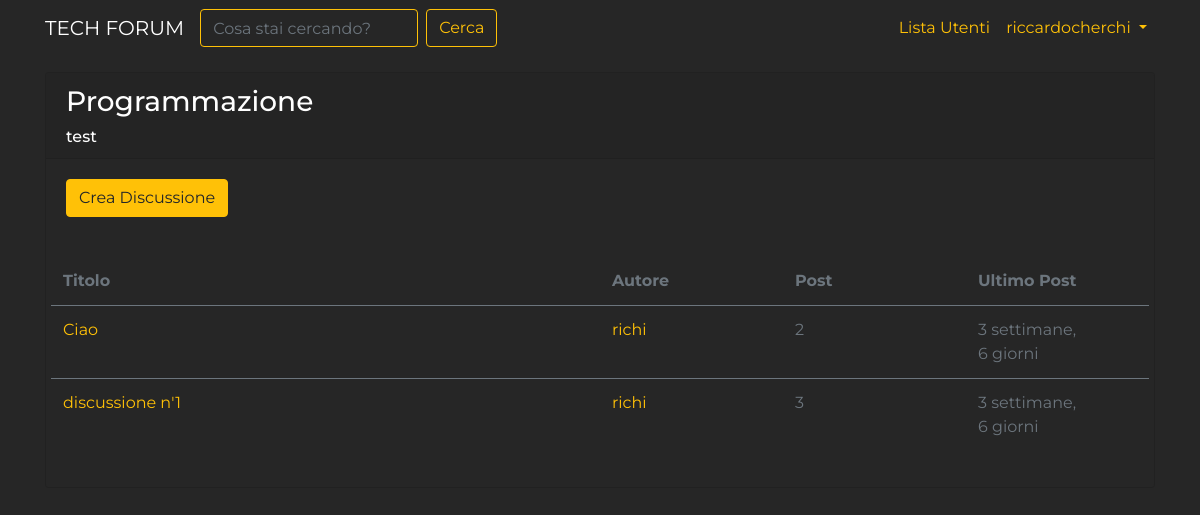
The page /forum/sezione/3 (signed in) on the database its author committed.
### forum/models.py (models this page shows, shortened)
class Sezione(models.Model):
    nome_sezione = models.CharField(max_length= 80)
    descrizione = models.CharField(max_length=150, blank=True, null=True)
    logo_sezione = models.ImageField(blank=True, null=True)
    class Meta:
        verbose_name = "Sezione"
        verbose_name_plural = "Sezioni"

class Discussione(models.Model):
    titolo = models.CharField(max_length=120)
    data_creazione = models.DateTimeField(auto_now_add=True)
    autore_discussione = models.ForeignKey(User, on_delete=models.CASCADE, related_name="discussioni", null=True)
    sezione_appartenenza = models.ForeignKey(Sezione, on_delete=models.CASCADE, related_name="sezioni", null=True)
    def get_absolute_url(self):
        return reverse("discussione_view", kwargs={"pk": self.pk})
    class Meta:
        verbose_name = "Discussione"
        verbose_name_plural = "Discussioni"

class Post(models.Model):
    autore_post = models.ForeignKey(User, on_delete=models.CASCADE, related_name="posts", blank=True, null=True)
    contenuto = models.TextField()
    data_creazione = models.DateTimeField(auto_now_add=True)
    discussione = models.ForeignKey(Discussione, on_delete=models.CASCADE, blank=True, null=True)

### forum/views.py (the view)
# urls.py: path('sezione/<int:pk>', views.visualizzaSezione, name="sezione_view"),
def visualizzaSezione(request, pk):
    sezione = get_object_or_404(Sezione, pk=pk)
    discussioni_sezione = Discussione.objects.filter(sezione_appartenenza=sezione).order_by("-data_creazione")
    context = {"sezione": sezione, "discussioni": discussioni_sezione}
    return render(request, 'forum/singola_sezione.html', context)

### forum/templates/forum/singola_sezione.html (shortened to what this page needs)
{% extends 'base.html' %}
{% block content %}
    <div class="card my-3">
        <div class="card-header">
            <h3>{{ sezione.nome_sezione }}</h3>
            <h6 class="card-text">{{ sezione.descrizione }}</h6>
        </div>
        <div class="card-body">
            {% if request.user.is_authenticated %}
                <a class="btn btn-warning mb-4" href="{% url 'crea_dicsussione' pk=sezione.pk %}">Crea Discussione</a>
            {% else %}
                <p class="text-muted mb-4">Accedi per scrivere una nuova discussione</p>
            {% endif %}
            <table class="table mt-3">
                <thead>
                    <tr class="row">
                        <th class="col-lg-6 col-4">Titolo</th>
                        <th class="col-lg-2 col-3">Autore</th>
                        <th class="col-lg-2 col-2">Post</th>
                        <th class="col-lg-2 col-3">Ultimo Post</th>
                    </tr>
                </thead>
                <tbody>
                    <tr class="row">
                        {% for discussione in discussioni %}
                            <td class="col-lg-6 col-4"><a href="{{ discussione.get_absolute_url }}">{{ discussione.titolo }}</a></td>
                            <td class="col-lg-2 col-3"><a href="{% url 'user_profile' username=discussione.autore_discussione.username %}">{{ discussione.autore_discussione }}</a></td>
                            <td class="col-lg-2 col-2">{{ discussione.post_set.count }}</td>
                            <td class="col-lg-2 col-3">{{ discussione.post_set.last.data_creazione|timesince }}</td>
                        {% endfor %}
                    </tr>
                </tbody>
            </table>
        </div>
    </div>
{% endblock content %}

### templates/base.html (shortened to what this page needs)
{% load static %}
<!doctype html>
<html lang="en">
  <head>
    <link rel="stylesheet" href="https://stackpath.bootstrapcdn.com/bootstrap/4.3.1/css/bootstrap.min.css">
    <link rel="stylesheet" href="{% static 'agora.css' %}">
  </head>
  <body>
    <nav class="navbar navbar-expand-lg navbar-dark bg-color" style="background-color:#262626;">
    <div class="container">
      <a class="navbar-brand" href="/">TECH FORUM</a>
      <div class="collapse navbar-collapse" id="navbarSupportedContent">
      <form action="{% url 'funzione_cerca' %}" class="form-inline my-2 my-lg-0">
          <input name="q" class="form-control mr-sm-2" type="search" placeholder="Cosa stai cercando?" aria-label="Search">
          <button class="btn btn-outline-warning my-2 my-sm-0" type="submit">Cerca</button>
        </form>
        <ul class="navbar-nav ml-auto">
          <li class="nav-item">
            <a class="nav-link" href="{% url 'user_list' %}">Lista Utenti<span class="sr-only">(current)</span></a>
          </li>
            {% if request.user.is_authenticated %}
              <li class="nav-item dropdown">
                <a class="nav-link dropdown-toggle" href="#" id="navbarDropdown" role="button" data-toggle="dropdown" aria-haspopup="true" aria-expanded="false">
                  {{ request.user.username }}
                </a>
              </li>
            {% endif %}
        </ul>
      </div>
     </div>
    </nav>
    <div class="container">
        {% block content %}
        {% endblock content %}
    </div>
  </body>
</html>

### static-storage/agora.css (style rules this page uses)
body { font-family: "Montserrat", sans-serif; background-color: #262626; color: white; }
.card { background-color: #262626; }
.navbar-dark .navbar-nav .nav-link { color: #ffc107; }
a { color: #ffc107; }
input[type=search] { background-color: #262626; border-color: #ffc107; }
.table { color: #6c757d; }
.table td, .table th { border-color: #6c757d; }
.table thead th { border: none; }

### rows shown on the page
Sezione: nome_sezione "Programmazione", descrizione "test"
Discussione: titolo "Ciao", autore_discussione "richi", post_set.count "2", post_set.last.data_creazione "3 settimane, 6 giorni"
Discussione: titolo "discussione n'1", autore_discussione "richi", post_set.count "3", post_set.last.data_creazione "3 settimane, 6 giorni"

### other values the page prints
{{ request.user.username }} "riccardocherchi"
